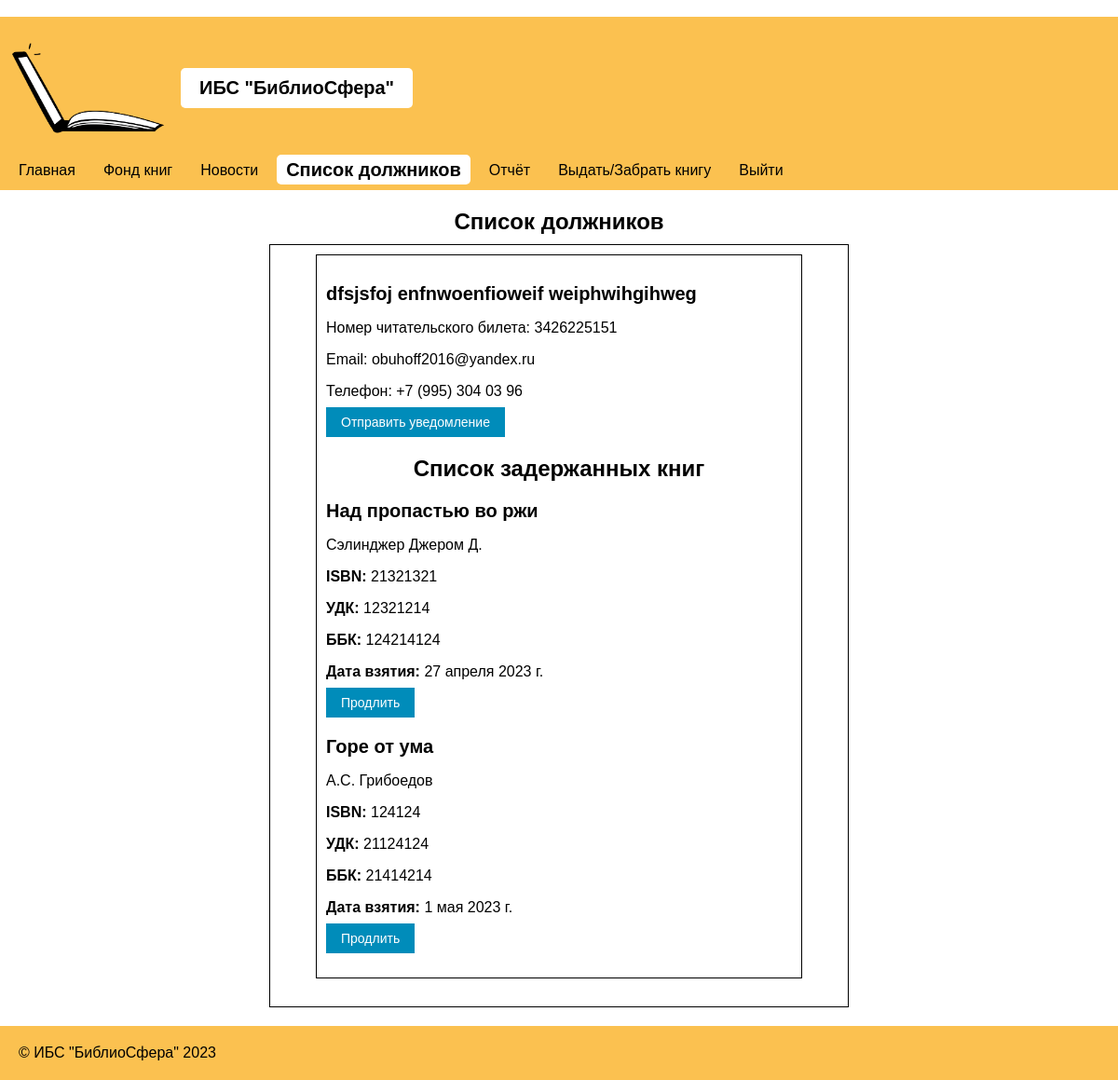
Before: /manager/debtors/ (signed in) with the older database file.
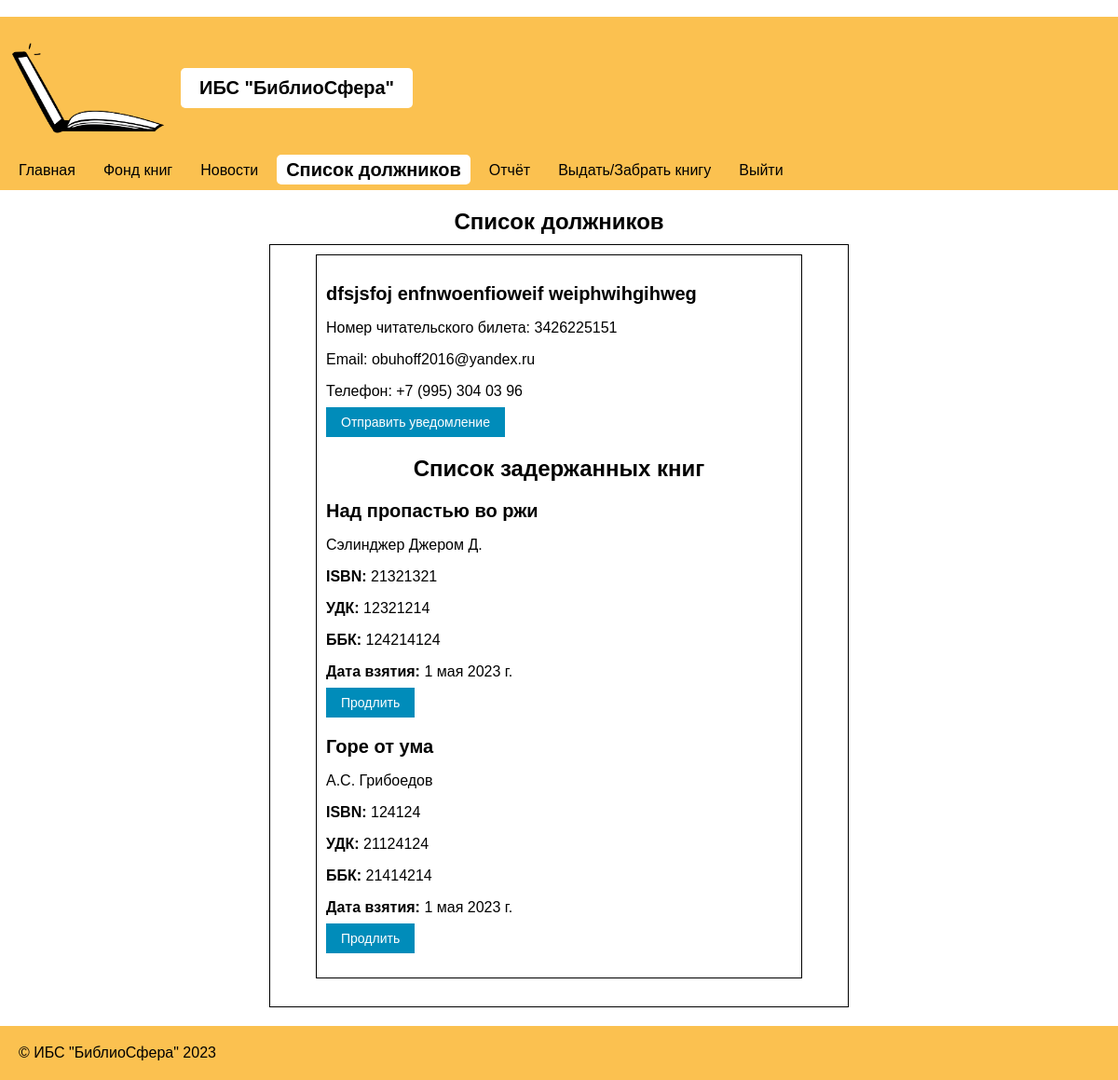
After: the same page with the newer database file.
### library/models.py (models this page shows, shortened)
class Library_Card(models.Model):
    BOOK_STATUS_CHOICES = (
        ('reserved', '�������������'),
        ('issued', '������'),
        ('returned', '����������'),
        ('canceled','��������')
    )
    user_id = models.ForeignKey('LibraryUser', on_delete=models.CASCADE, null=True)
    book_id = models.ForeignKey('Book', on_delete=models.CASCADE, null=True)
    date_Reserve = models.DateField(auto_now_add=True)
    date_taken = models.DateField(null=True, blank=True)
    date_returned = models.DateField(null=True, blank=True)
    status = models.CharField(max_length=10, choices=BOOK_STATUS_CHOICES, default='reserved')

class Book(models.Model):
    book_title = models.CharField(max_length=200)
    book_author = models.CharField(max_length=200)
    book_description = models.TextField(max_length=650)
    book_yearOfPublishing = models.IntegerField()
    book_isbn = models.IntegerField()
    book_udk = models.CharField(max_length=200, null=True)
    book_bbk = models.CharField(max_length=200, null=True)
    book_aviability = models.BooleanField(default=True)
    book_quanity = models.IntegerField(null=True)
    book_photo = models.ImageField(upload_to='media/books', default='media/book_default.jpg')
    book_genre = models.ForeignKey('Book_Category', on_delete=models.CASCADE, null=True)
    book_dateOfAdd = models.DateField(auto_now_add=True, null = True)
    book_popular = models.BooleanField(null=True)
    class Meta:
        verbose_name = '�����'
        verbose_name_plural = '�����'
        ordering = ['book_genre', 'book_title']

### library/views.py (the view)
# urls.py: path('manager/debtors/', views.manager_debtors, name='debtors'),
@login_required(login_url='manager_login')
def manager_debtors(request):
    active_item = '������ ���������'
    for item in menu:
        if item['title'].lower() == active_item.lower():
            item['active'] = True
        else:
            item['active'] = False
    today = date.today()
    threshold_date = today - timedelta(days=21)
    users = LibraryUser.objects.all()
    user_books = {}
    for user in users:
        books = Library_Card.objects.filter(user_id=user, status='issued', date_taken__lte=threshold_date)
        user_books[user] = books
    context = {
        'menu': menu,
        'user_books': user_books,
        }
    if not request.user.is_stuff:
        return redirect('permission_denied')
    return render(request, 'manager/debtors.html', context=context)

### library/templates/manager/debtors.html (shortened to what this page needs)
﻿{% extends 'manager/base.html' %}
{% load static %}
{% block content %}
<link rel="stylesheet" href="{% static 'css/manager/styles_debtors.css' %}">
<h2>Список должников</h2>
<div class="container">
    {% for user, books in user_books.items %}
    {% if books %}
    <div class="user-container">
        <div class="user">
            <h3>{{ user.first_name }} {{ user.second_name }} {{ user.last_name }}</h3>
            <p>Номер читательского билета: {{ user.card_number }}</p>
            <p>Email: {{ user.email }}</p>
            <p>Телефон: {{ user.phone }}</p>
            <form action="{% url 'send_email' %}" method="post">
                <button type="submit">Отправить уведомление</button>
            </form>
        </div>
        <h2>Список задержанных книг</h2>
        <div class="container-book">
            {% for book in books %}
            <div class="book">
                <h3>{{ book.book_id.book_title }}</h3>
                <p>{{ book.book_id.book_author }}</p>
                <p><strong>ISBN:</strong> {{ book.book_id.book_isbn }}</p>
                <p><strong>УДК:</strong> {{ book.book_id.book_udk }}</p>
                <p><strong>ББК:</strong> {{ book.book_id.book_bbk }}</p>
                <p><strong>Дата взятия:</strong> {{ book.date_taken }}</p>
                <form action="{% url 'extend_book' book.id %}" method="post">
                    <button type="submit">Продлить</button>
                </form>
            </div>
            {% endfor %}
        </div>
    </div>
    {% endif %}
    {% endfor %}
</div>
{% endblock %}

Changed rows visible on the page:
changed Library_Card "Над пропастью во ржи": date_taken "27 апреля 2023 г." → "1 мая 2023 г."
